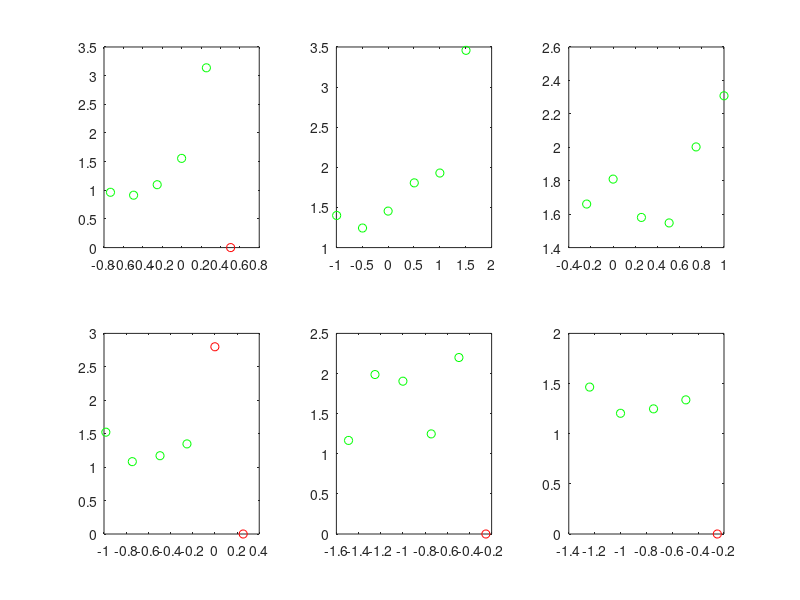

MATLAB code to generate this figure:
%% fig:cartox
%% out:carv,carbr,cardmq,carcr,caraa,carcol
%% feeding rate (1000 cells/ind.d) as function of concentration toxicant

%% metavanadate (mg/l)
V =  [0 0.9650679272;
      0.32 0.914201688;
      0.56 1.097126471;
      1 1.5565559;
      1.8 3.136780035;
      3.2 0]; V(1,1) = V(2,1)/sqrt(3); 

%% sodium bromide (mg/l)
BR = [0 1.400319578;
      0.32 1.243851123;
      1 1.454884993;
      3.2 1.806682188;
      10 1.929220388;
      32 3.458039287]; BR(1,1) = BR(2,1)/sqrt(10); 

%% 2,6-dimethylquinoline (mg/l)
DMQ = [0 1.660494681;
       1 1.809707959;
       1.8 1.580399748;
       3.2 1.547494648;
       5.6 2.002222524;
       10 2.308161614]; DMQ(1,1) = DMQ(2,1)/sqrt(3); 

%% potassium dicromate (mg/l)
CR = [0 1.522761286;
      0.18 1.082066861;
      0.32 1.170782442;
      0.56 1.347392539;
      1 2.79990316;
      1.8 0]; CR(1,1) = CR(2,1)/sqrt(3); 

%% 9-aminoacridine (mg/l)
AA = [0 1.166168588;
      0.056 1.98730844;
      0.1 1.904326394;
      0.18 1.247484556;
      0.32 2.19937259
      0.56 0]; AA(1,1) = AA(2,1)/sqrt(3); 

%% colchicine (mg/l)
COL = [0 1.464812738;
       0.1 1.203463189;
       0.18 1.247625369;
       0.32 1.337372273
       0.56 0]; COL(1,1) = COL(2,1)/sqrt(3); 

clf

subplot(2,3,1)
%% gset output 'carv.ps'
title('metavanadate');
xlabel('10 log mg V/l');
ylabel('1000 cells (ind.d)^-1')
plot(log10(V(1:5,1)), V(1:5,2),'og', log10(V(6,1)), V(6,2), 'or')

subplot(2,3,2)
%% gset output 'carbr.ps'
title('sodium bromide');
xlabel('10 log mg Br/l');
ylabel('1000 cells (ind.d)^-1')
plot(log10(BR(:,1)), BR(:,2),'og')

subplot(2,3,3)
%% gset output 'cardmq.ps'
title('2,6-dimethylquinoline');
xlabel('10 log mg DMQ/l');
ylabel('1000 cells (ind.d)^-1')
plot(log10(DMQ(:,1)), DMQ(:,2),'og')

subplot(2,3,4)
%% gset output 'carcr.ps'
title('potassium dichromate');
xlabel('10 log mg K2Cr2O7/l');
ylabel('1000 cells (ind.d)^-1')
plot(log10(CR(1:4,1)), CR(1:4,2),'og', log10(CR(5:6,1)), CR(5:6,2), 'or')

subplot(2,3,5)
%% gset output 'caraa.ps'
title('9-aminoacridine');
xlabel('10 log mg AA/l');
ylabel('1000 cells (ind.d)^-1')
plot(log10(AA(1:5,1)), AA(1:5,2),'og',log10(AA(6,1)), AA(6,2),'or')

subplot(2,3,6)
%% gset output 'carcol.ps'
title('colchicine');
xlabel('10 log mg Col/l');
ylabel('1000 cells (ind.d)^-1')
plot(log10(COL(1:4,1)), COL(1:4,2),'og', log10(COL(5,1)), COL(5,2),'or')

